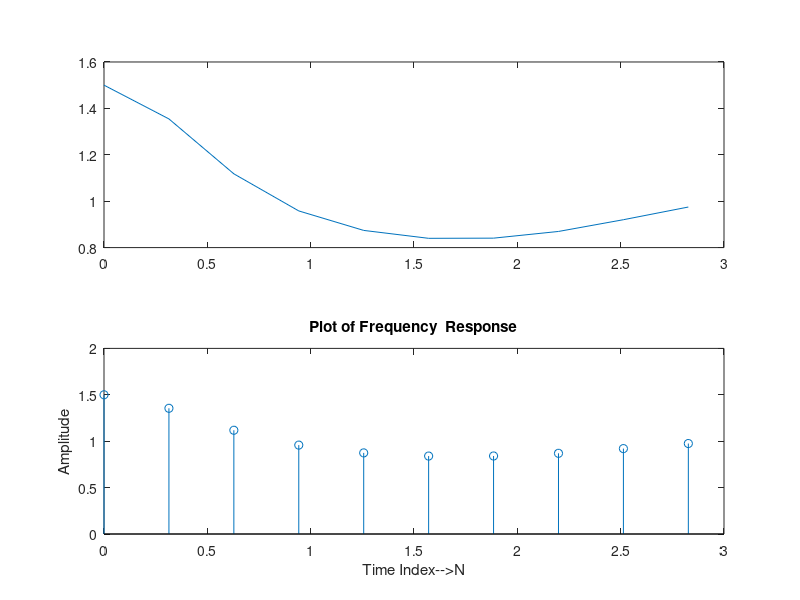

MATLAB code for this plot:
clc;
clear all;
close all;

%y[n] - 0.1667y[n-1] - 0.1667y[n-2] = x[n]

b=[1];  
a=[1 -0.1667 -0.1667];  
N=10;  
[h,t]=freqz(b,a,N);  
subplot(2,1,1);

plot(t,h);  
subplot(2,1,2),stem(t,h);
xlabel('Time Index-->N'),ylabel('Amplitude');  
title('Plot of Frequency  Response');  